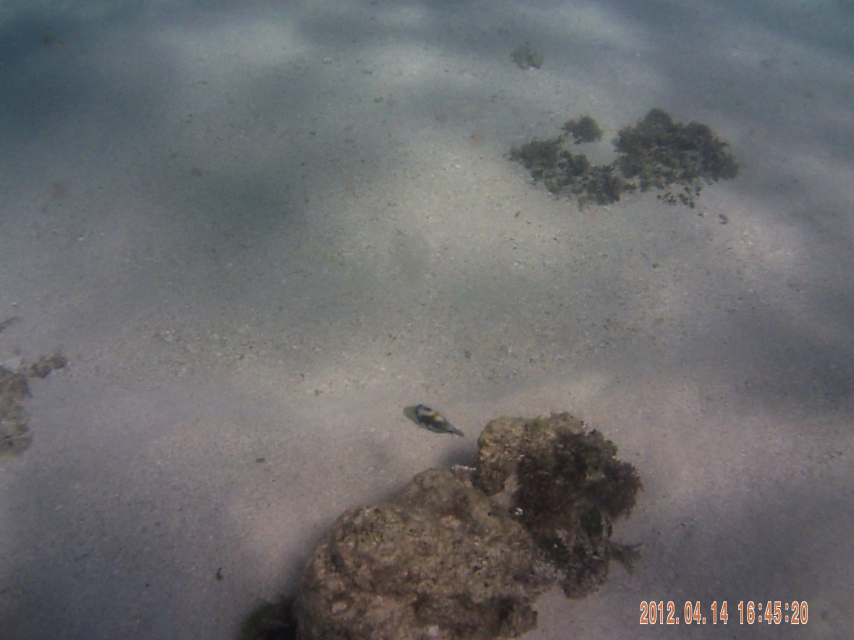
#> input picture Tests/Photos/PICT0014.JPG, 2560 x 1920 px (shown at 1/3 size); its folder holds only this picture in this run
$ python -i PhotoDNA-Replica.py   (imports and definitions only)
#> lines starting #> are read from the running program, lines starting #| are printed output that depends on the picture
import cv2 as cv
import math
import re
from tkinter import *
from tkinter import filedialog as fd
from datetime import datetime

# [2 lines not run here, left out]


# [16 lines left out: function compareHashes, not called in this run]


def calculateHash(imgPath, scaling=100, crop=0):
    # Image is being loaded an greyscaled
#> called with imgPath = '../Tests/Photos/PICT0014.JPG', scaling = 100, crop = 0
    img_gsc = cv.imread(imgPath, cv.IMREAD_GRAYSCALE)
#> img_gsc: shape (1920, 2560); min 13, max 255, mean 107.5

    # Getting image dimensions
    imgHeight = img_gsc.shape[0]
#> imgHeight = 1920
    imgWidth = img_gsc.shape[1]
#> imgWidth = 2560

    # Scaling of the image according to parameter
    width = int(imgWidth * scaling / 100)
#> width = 2560
    height = int(imgHeight * scaling / 100)
#> height = 1920
    dim = (width, height)
#> dim = (2560, 1920)
    img_gsc = cv.resize(img_gsc, dim)

    # Cropping the image according to parameter
    if crop != 0:
        offsetX = int(imgWidth * (crop / 100) / 2)
        offsetY = int(imgHeight * (crop / 100) / 2)
        topLimitX = imgWidth - offsetX
        topLimitY = imgHeight - offsetY
        img_gsc = img_gsc[offsetX:topLimitX, offsetY:topLimitY]

    # Image is scaled down to 26x26 pixels
    height, width = (26, 26)  # img_gsc.shape[:2]
    overlap = 2

    # Normalize the image
    img_nrm = cv.resize(img_gsc, (height, width))
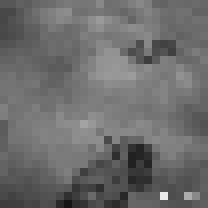
#> img_nrm: shape (26, 26) (shown 8 times larger); min 20, max 232, mean 107.7

    # Divide the image into 6x6 segments and calculate their sobel gradients
    ssize = 6

    sumOfGradients = []
    hash = []

    for y in range(ssize):
        for x in range(ssize):
            offsety, offsetx = (y*ssize - y*overlap, x*ssize - x*overlap)
            segment = img_nrm[offsety:offsety +
                              ssize, offsetx:offsetx + ssize]

            # Calculate the sobel gradients
            grad_x = cv.Sobel(segment, cv.CV_64F, 1, 0, ksize=1)
            grad_y = cv.Sobel(segment, cv.CV_64F, 0, 1, ksize=1)

            # [14 lines of commented-out code are left out]

            grad_horizontal_right = 0
            grad_horizontal_left = 0
            for i in range(ssize):
                for j in range(ssize):
                    if (grad_x[i, j] > 0):
                        grad_horizontal_right += grad_x[i, j]
                    else:
                        grad_horizontal_left -= grad_x[i, j]

            grad_vertical_up = 0
            grad_vertical_down = 0
            for i in range(ssize):
                for j in range(ssize):
                    if (grad_y[j, i] > 0):
                        grad_vertical_up += grad_y[j, i]
                    else:
                        grad_vertical_down -= grad_y[j, i]

            sumOfGradients.append(
                [grad_horizontal_left, grad_horizontal_right, grad_vertical_up, grad_vertical_down])
            hash.extend([grad_horizontal_left, grad_horizontal_right,
                        grad_vertical_up, grad_vertical_down])
#> after the loop, hash = 144 values, max 754 at index 111, min 0 at index 0, mean 175.3; sumOfGradients = 36 items, first 6: [0, 331, 58, 125], [54, 192, 71, 236], [64, 215, 169, 174], [211, 98, 250, 218], [320, 80, 141, 268], [66, 133, 56, 130]
    return hash


def setOriginalImage():
    global originalImage
    originalImage = fd.askopenfilename()


def setImgLst():
    global imgLst
    imgLst = fd.askopenfilenames()


# [75 lines left out: functions hashToStr, downloadCSV, not called in this run]


# [9 lines not run here, left out]

>>> result = calculateHash('../Tests/Photos/PICT0014.JPG')
#> result has the same summary as hash in calculateHash

$ run again, on Tests/Photos/windmill.png
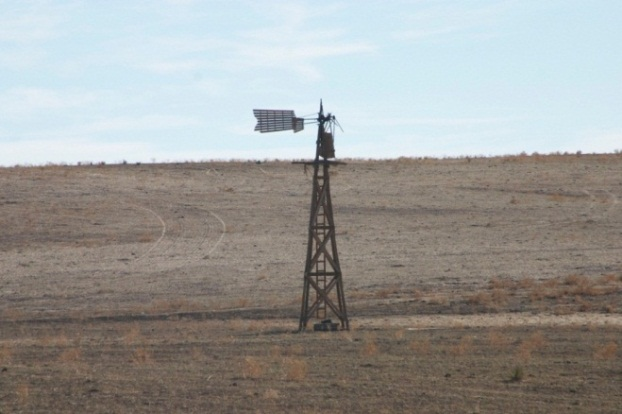
#> input picture Tests/Photos/windmill.png, 622 x 414 px
#> in calculateHash, `img_nrm = cv.resize(img_gsc, (height, width))`:
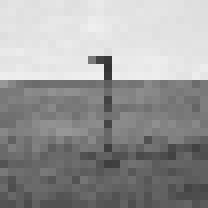
#> img_nrm: shape (26, 26) (shown 8 times larger); min 52, max 239, mean 154.5
#> after the loop in calculateHash, `for y in range(ssize):`: hash = 144 values, max 1386 at index 55, min 1 at index 43, mean 179.5; sumOfGradients = 36 items, first 6: [25, 27, 28, 15], [26, 36, 56, 13], [23, 65, 75, 41], [56, 7, 39, 25], [21, 12, 23, 18], [29, 4, 27, 10]
#> result has the same summary as hash in calculateHash
